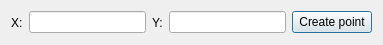
<?xml version="1.0" encoding="UTF-8"?>
<ui version="4.0">
 <class>Dialog</class>
 <widget class="QDialog" name="Dialog">
  <property name="geometry">
   <rect>
    <x>0</x>
    <y>0</y>
    <width>383</width>
    <height>45</height>
   </rect>
  </property>
  <property name="windowTitle">
   <string>Dialog</string>
  </property>
  <layout class="QHBoxLayout" name="horizontalLayout">
   <item>
    <widget class="QLabel" name="label">
     <property name="text">
      <string>X:</string>
     </property>
     <property name="buddy">
      <cstring>xCoordLE</cstring>
     </property>
    </widget>
   </item>
   <item>
    <widget class="QLineEdit" name="xCoordLE"/>
   </item>
   <item>
    <widget class="QLabel" name="label_2">
     <property name="text">
      <string>Y:</string>
     </property>
     <property name="buddy">
      <cstring>yCoordLE</cstring>
     </property>
    </widget>
   </item>
   <item>
    <widget class="QLineEdit" name="yCoordLE"/>
   </item>
   <item>
    <widget class="QPushButton" name="sendCoordsPB">
     <property name="text">
      <string>Create point</string>
     </property>
    </widget>
   </item>
  </layout>
 </widget>
 <resources/>
 <connections/>
</ui>
